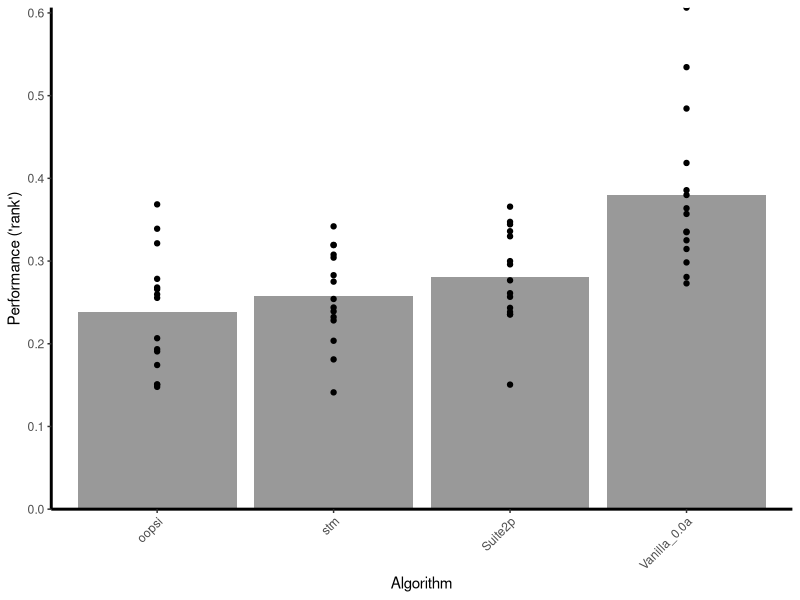
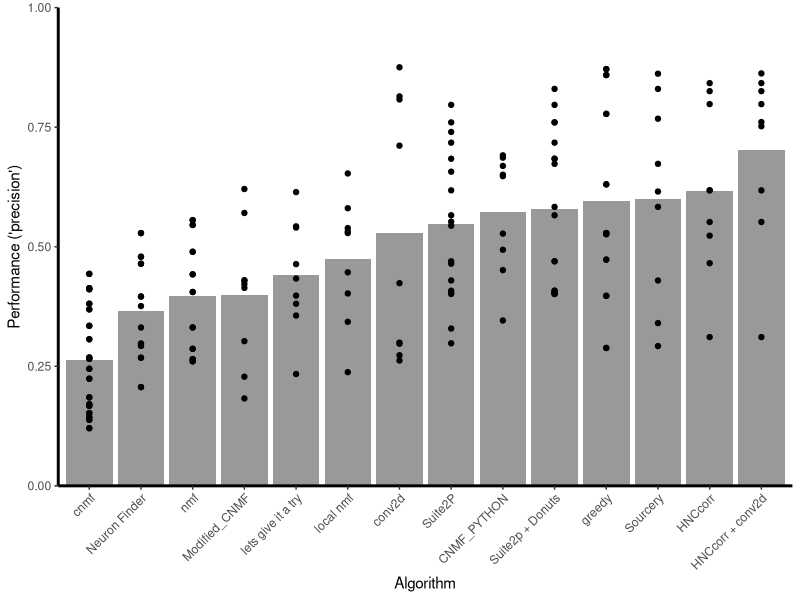
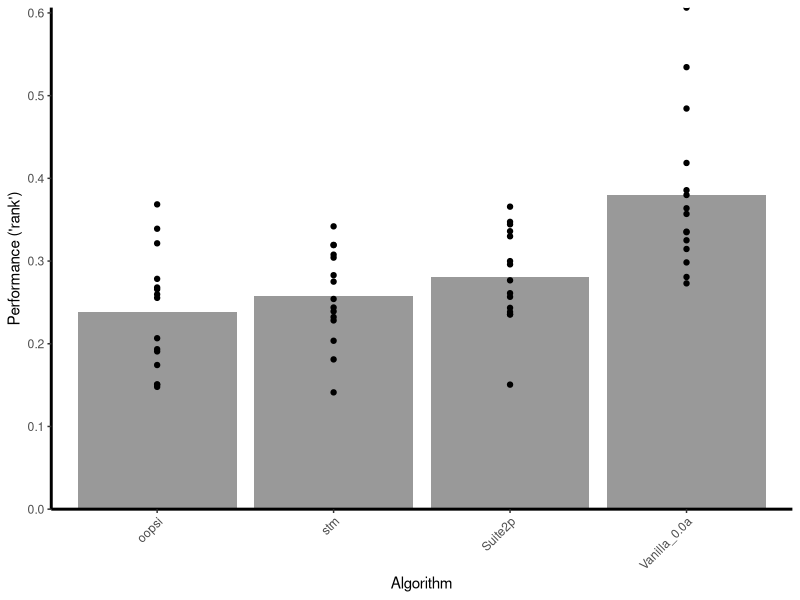
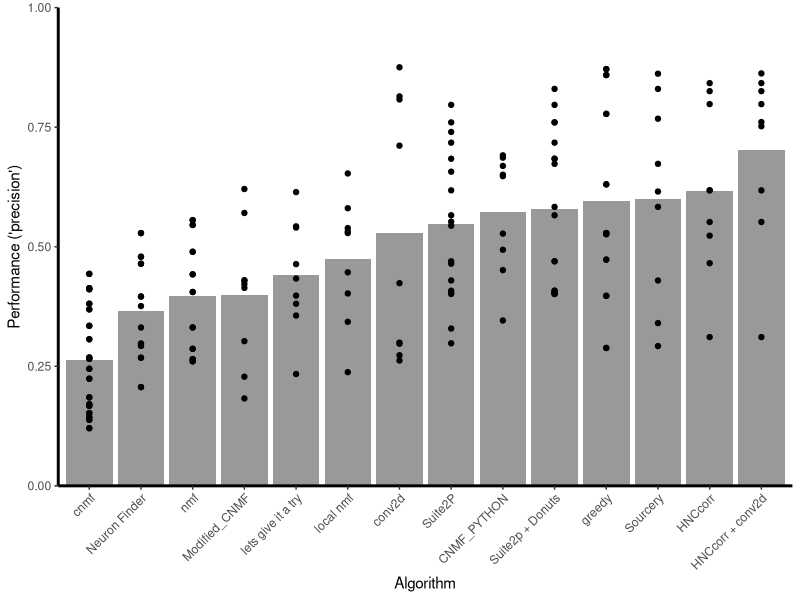

Reproduce these figures in R, in order.
## ---- chunk 1

library(ggplot2)

setwd("C:/Users/Luke Edward Rogerson/Documents/GitHub/ns-finder")
sf_data = read.csv("spikefinder.csv")
nf_data = read.csv("neurofinder.csv") 

## ---- chunk 2
measure <- 'rank' # corr, info, loglik, rank
sf_data_comb <- subset(sf_data, label_label == measure, select = c('algo_algorithm', 'label_value', 'dset_dataset'))
sf_data_comb <- subset(sf_data_comb, algo_algorithm != 'derivative', select = c('algo_algorithm', 'label_value', 'dset_dataset'))
# sf_group_mean <- aggregate(sf_data_comb$label_value, list(sf_data_comb$algo_algorithm), mean)
# sf_group_thresh <- subset(sf_group_mean, x > 0, select = ('Group.1'))
# sf_data_comb <- sf_data_comb[sf_data_comb$algo_algorithm %in% sf_group_thresh$Group.1,]

plt <- ggplot(
    sf_data_comb,
    aes(x = reorder(algo_algorithm, label_value, mean), y = label_value)
  ) + 
  theme_classic() +
  theme(
    axis.text.x = element_text(angle = 45, hjust = 1),
    axis.line.x = element_line(color="black", size=1),
    axis.line.y = element_line(color="black", size=1)
    ) +
  stat_summary(fun.y = "mean", fun.ymin = min, fun.ymax = max, geom = "bar", fill = "grey60") +
  geom_point() +
  scale_x_discrete(name="Algorithm") +
  scale_y_continuous(name=paste("Performance ('", measure, "')", sep = ''),  expand = c(0, 0))

plt

ggsave(paste("Spikefinder ('", measure, "').eps", sep = ''), width = 3)

## ---- chunk 3

measure <- 'precision' # combined, exclusion, inclusion, precision
nf_data_comb <- subset(nf_data, label_label == measure, select = c('algo_algorithm', 'label_value', 'dset_dataset'))
nf_data_comb <- subset(nf_data_comb, algo_algorithm != 'Test Submission', select = c('algo_algorithm', 'label_value', 'dset_dataset'))
nf_group_mean <- aggregate(nf_data_comb$label_value, list(nf_data_comb$algo_algorithm), mean)
nf_group_thresh <- subset(nf_group_mean, x > 0.20, select = ('Group.1'))
nf_data_comb <- nf_data_comb[nf_data_comb$algo_algorithm %in% nf_group_thresh$Group.1,]

plt <- ggplot(
    nf_data_comb,
    aes(x = reorder(algo_algorithm, label_value, mean), y = label_value)
  ) + 
  theme_classic() +
  theme(
    axis.text.x = element_text(angle = 45, hjust = 1),
    axis.line.x = element_line(color="black", size=1),
    axis.line.y = element_line(color="black", size=1)
    ) +
  stat_summary(fun.y = "mean", fun.ymin = min, fun.ymax = max, geom = "bar", alpha = 1, fill = "grey60") +
  geom_point() +
  scale_x_discrete(name="Algorithm") +
  scale_y_continuous(name=paste("Performance ('", measure, "')", sep = ''), limits=c(0, 1), expand = c(0,0))

plt

ggsave(paste("Neurofinder ('", measure, "').eps", sep = ''))
